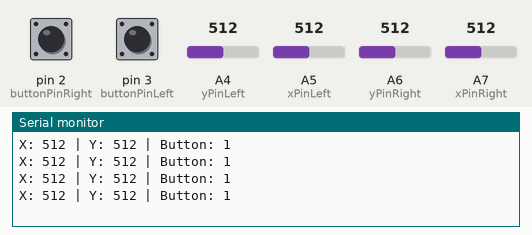
Bench run of a sketch on a simulated Arduino Nano, built with avr-gcc and run on an emulated ATmega328P. Shown: the last lines printed to the serial monitor. The inputs (shaded band) are chosen by the test bench; at power-on: A4 (yPinLeft) = 512, A5 (xPinLeft) = 512, A7 (xPinRight) = 512, A6 (yPinRight) = 512, pin 2 (buttonPinRight) HIGH, pin 3 (buttonPinLeft) HIGH.

Above: at 6.3 s.
6.4 s: A4 (yPinLeft) set to 716
At 11.7 s:
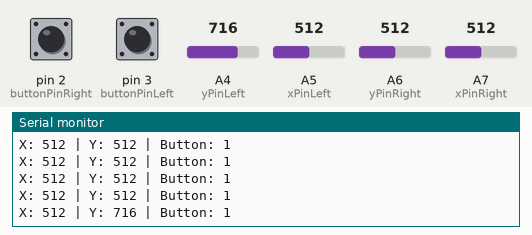
12.5 s: A5 (xPinLeft) set to 716
At 17.1 s:
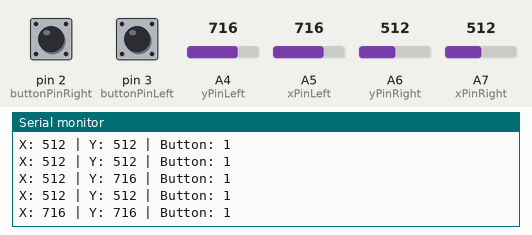
18.6 s: A7 (xPinRight) set to 716
At 22.6 s:
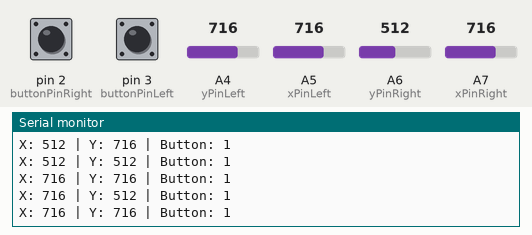
24.7 s: A6 (yPinRight) set to 306
At 28.0 s:
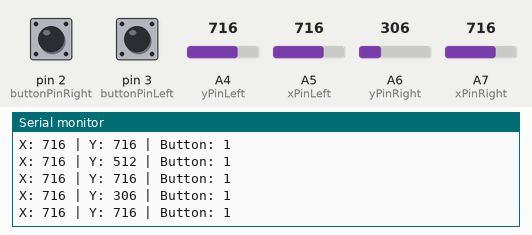
30.8 s: pin 2 (buttonPinRight) pulled LOW for 3 s
36.9 s: pin 3 (buttonPinLeft) pulled LOW for 3 s
At 39.0 s:
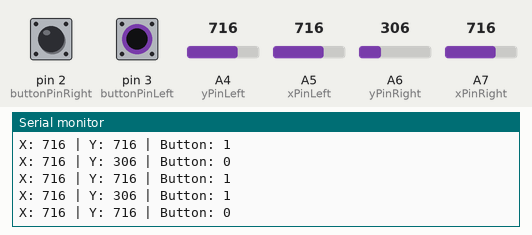
Timing chart, 0 to 40.5 s (numbered marks = the images above; inputs shaded):
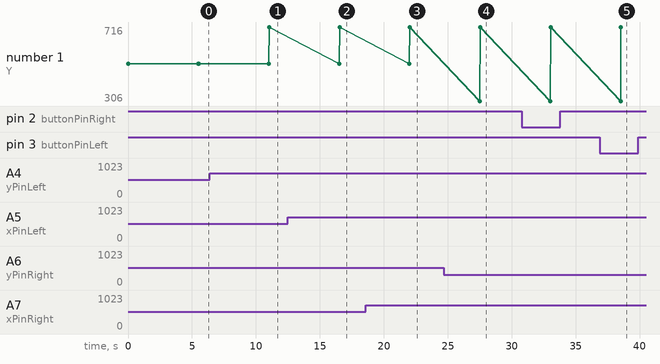

The sketch:

SMARTank.ino
```cpp
#include <IRremote.h>
IRsend irsend;

int xPinRight = A7;
int yPinRight = A6;
int buttonPinRight = 2;
int xPinLeft = A5;
int yPinLeft = A4;
int buttonPinLeft = 3;

int xPositionRight = 0;
int yPositionRight = 0;
int buttonStateRight = 0;
int xPositionLeft = 0;
int yPositionLeft = 0;
int buttonStateLeft = 0;


void setup() {
  // initialize serial communications at 9600 bps:
  Serial.begin(9600);

  pinMode(xPinRight, INPUT);
  pinMode(yPinRight, INPUT);
  pinMode(xPinLeft, INPUT);
  pinMode(yPinLeft, INPUT);

  //activate pull-up resistor on the push-button pin
  pinMode(buttonPinRight, INPUT_PULLUP);
  pinMode(buttonPinLeft, INPUT_PULLUP);
}

void loop() {
  xPositionRight = analogRead(xPinRight);
  yPositionRight = analogRead(yPinRight);
  buttonStateRight = digitalRead(buttonPinRight);
  xPositionLeft = analogRead(xPinLeft);
  yPositionLeft = analogRead(yPinLeft);
  buttonStateLeft = digitalRead(buttonPinLeft);

  Serial.print("X: ");
  Serial.print(xPositionRight);
  Serial.print(" | Y: ");
  Serial.print(yPositionRight);
  Serial.print(" | Button: ");
  Serial.println(buttonStateRight);
  Serial.print("X: ");
  Serial.print(xPositionLeft);
  Serial.print(" | Y: ");
  Serial.print(yPositionLeft);
  Serial.print(" | Button: ");
  Serial.println(buttonStateLeft);

  delay(100); // add some delay between reads
  for (int i = 0; i <50; i ++) {
  irsend.sendSony (0xa90, 5); // Sony TV power code
  delay (40);
}
}
```

Measured:
- after the input at 6.4 s, the serial monitor: prints a new line after 4.6 s (image 1)
- after the input at 12.5 s, the serial monitor: prints a new line after 4.0 s (image 2)
- after the input at 18.6 s, the serial monitor: prints a new line after 3.4 s (image 3)
- after the input at 24.7 s, the serial monitor: prints a new line after 2.8 s (image 4)
- after the input at 36.9 s, the serial monitor: prints a new line after 1.6 s (image 5)
- plotted number 1: 512 → 716 after the input at 6.4 s
